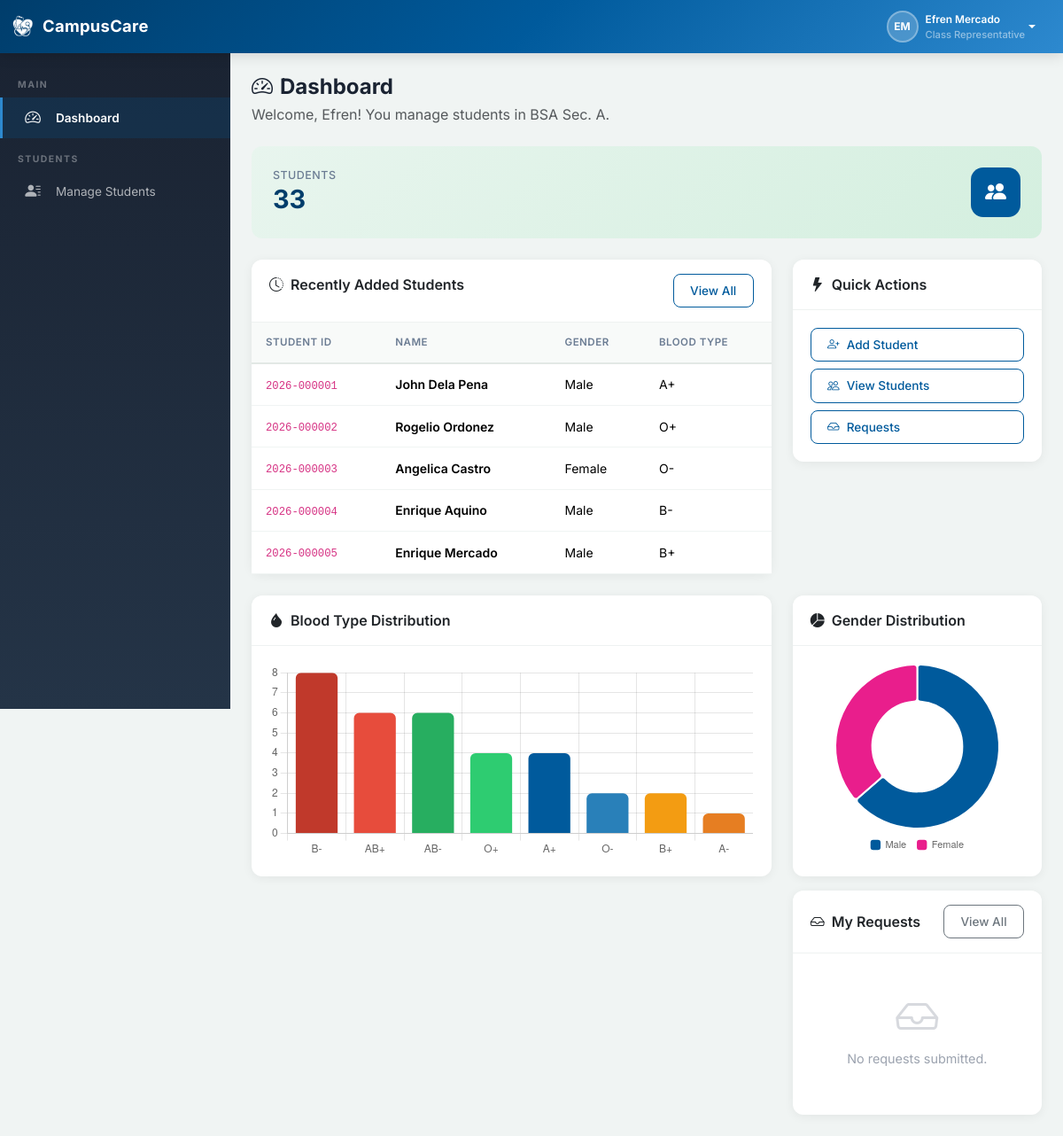
Page /rep/dashboard.php (signed in) on the committed database.
### tables this page shows
CREATE TABLE IF NOT EXISTS `users` (
  `id` INT(11) NOT NULL AUTO_INCREMENT,
  `username` VARCHAR(50) NOT NULL,
  `password` VARCHAR(255) NOT NULL,
  `first_name` VARCHAR(100) NOT NULL,
  `last_name` VARCHAR(100) NOT NULL,
  `email` VARCHAR(150) DEFAULT NULL,
  `role` ENUM('admin','nurse','rep') NOT NULL,
  `assigned_program_id` INT(11) DEFAULT NULL,
  `assigned_year_level_id` INT(11) DEFAULT NULL,
  `assigned_section` VARCHAR(20) DEFAULT NULL,
  `status` ENUM('active','inactive') NOT NULL DEFAULT 'active',
  `deactivation_reason` VARCHAR(255) DEFAULT NULL,
  `last_login` DATETIME DEFAULT NULL,
  `security_question` VARCHAR(255) DEFAULT NULL,
  `security_answer` VARCHAR(255) DEFAULT NULL,
  `created_at` DATETIME NOT NULL DEFAULT CURRENT_TIMESTAMP,
  `updated_at` DATETIME NOT NULL DEFAULT CURRENT_TIMESTAMP ON UPDATE CURRENT_TIMESTAMP,
  PRIMARY KEY (`id`),
  UNIQUE KEY `uk_username` (`username`),
  KEY `fk_user_program` (`assigned_program_id`),
  KEY `fk_user_year_level` (`assigned_year_level_id`),
  CONSTRAINT `fk_user_program` FOREIGN KEY (`assigned_program_id`) REFERENCES `programs`(`id`) ON DELETE SET NULL,
  CONSTRAINT `fk_user_year_level` FOREIGN KEY (`assigned_year_level_id`) REFERENCES `year_levels`(`id`) ON DELETE SET NULL
);

CREATE TABLE IF NOT EXISTS `students` (
  `id` INT(11) NOT NULL AUTO_INCREMENT,
  `student_id` VARCHAR(30) NOT NULL,
  `first_name` VARCHAR(100) NOT NULL,
  `last_name` VARCHAR(100) NOT NULL,
  `middle_name` VARCHAR(100) DEFAULT NULL,
  `date_of_birth` DATE DEFAULT NULL,
  `gender` ENUM('Male','Female','Other') NOT NULL,
  `program_id` INT(11) DEFAULT NULL,
  `year_level_id` INT(11) DEFAULT NULL,
  `section` VARCHAR(20) DEFAULT NULL,
  `contact_number` VARCHAR(20) DEFAULT NULL,
  `email` VARCHAR(150) DEFAULT NULL,
  `address` TEXT DEFAULT NULL,
  `blood_type` VARCHAR(5) DEFAULT NULL,
  `status` ENUM('active','archived') NOT NULL DEFAULT 'active',
  `created_by` INT(11) DEFAULT NULL,
  `created_at` DATETIME NOT NULL DEFAULT CURRENT_TIMESTAMP,
  `updated_at` DATETIME NOT NULL DEFAULT CURRENT_TIMESTAMP ON UPDATE CURRENT_TIMESTAMP,
  PRIMARY KEY (`id`),
  UNIQUE KEY `uk_student_id` (`student_id`),
  KEY `fk_student_program` (`program_id`),
  KEY `fk_student_year` (`year_level_id`),
  KEY `fk_student_creator` (`created_by`),
  CONSTRAINT `fk_student_program` FOREIGN KEY (`program_id`) REFERENCES `programs`(`id`) ON DELETE SET NULL,
  CONSTRAINT `fk_student_year` FOREIGN KEY (`year_level_id`) REFERENCES `year_levels`(`id`) ON DELETE SET NULL,
  CONSTRAINT `fk_student_creator` FOREIGN KEY (`created_by`) REFERENCES `users`(`id`) ON DELETE SET NULL
);

### includes/auth.php (called while the page is built, shortened)
<?php
require_once __DIR__ . '/../config/database.php';
require_once __DIR__ . '/functions.php';
function isLoggedIn()
{
    return isset($_SESSION['user_id']) && !empty($_SESSION['user_id']);
}
function getCurrentUser()
{
    if (!isset($_SESSION['user_data']) || $_SESSION['user_data']['id'] != $_SESSION['user_id']) {
        $db = Database::getInstance();
        $user = $db->fetch(
            "SELECT u.*, p.name as program_name, p.code as program_code, yl.name as year_level_name
             FROM users u
             LEFT JOIN programs p ON u.assigned_program_id = p.id
             LEFT JOIN year_levels yl ON u.assigned_year_level_id = yl.id
             WHERE u.id = ?",
        [$_SESSION['user_id']]
        );
    }
    return $_SESSION['user_data'];
}
function getDashboardUrl($role)
{
    switch ($role) {
        case 'rep':
            return BASE_URL . '/rep/dashboard.php';
    }
}
function getRoleDisplayName($role)
{
    $roles = [
        'admin' => 'Administrator',
        'nurse' => 'School Nurse/Staff',
        'rep' => 'Class Representative'
    ];
    return $roles[$role] ?? ucfirst($role);
}

### config/database.php (called while the page is built, shortened)
<?php
class Database
{
    private static $instance = null;
    private $pdo;
    private function __construct()
    {
        try {
            $dsn = "mysql:host=" . DB_HOST . ";dbname=" . DB_NAME . ";charset=" . DB_CHARSET;
            $options = [
                PDO::ATTR_ERRMODE => PDO::ERRMODE_EXCEPTION,
                PDO::ATTR_DEFAULT_FETCH_MODE => PDO::FETCH_ASSOC,
                PDO::ATTR_EMULATE_PREPARES => false,
            ];
            $this->pdo = new PDO($dsn, DB_USER, DB_PASS, $options);
        }
        catch (PDOException $e) {
            die("Database connection failed: " . $e->getMessage());
        }
    }
    public static function getInstance()
    {
        if (self::$instance === null) {
            self::$instance = new self();
        }
        return self::$instance;
    }
    public function query($sql, $params = [])
    {
        $stmt = $this->pdo->prepare($sql);
        $stmt->execute($params);
        return $stmt;
    }
    public function fetchAll($sql, $params = [])
    {
        return $this->query($sql, $params)->fetchAll();
    }
    public function fetch($sql, $params = [])
    {
        return $this->query($sql, $params)->fetch();
    }
    public function fetchColumn($sql, $params = [])
    {
        return $this->query($sql, $params)->fetchColumn();
    }
}

### includes/functions.php (called while the page is built, shortened)
<?php
function e($string)
{
    return htmlspecialchars($string ?? '', ENT_QUOTES, 'UTF-8');
}

### rep/dashboard.php (the view, shortened to what this page needs)
<?php
require_once __DIR__ . '/../includes/header.php';
$db = Database::getInstance();
$user = getCurrentUser();
$programId = $user['assigned_program_id'] ?? null;
$yearLevelId = $user['assigned_year_level_id'] ?? null;
$section = $user['assigned_section'] ?? null;
$whereClause = "WHERE s.status='active'";
$params = [];
if ($programId) {
    $whereClause .= " AND s.program_id=?";
    $params[] = $programId;
}
if ($yearLevelId) {
    $whereClause .= " AND s.year_level_id=?";
    $params[] = $yearLevelId;
}
if ($section) {
    $whereClause .= " AND s.section=?";
    $params[] = $section;
}
$totalStudents = $db->fetchColumn("SELECT COUNT(*) FROM students s $whereClause", $params);
$genderDist = $db->fetchAll(
    "SELECT s.gender, COUNT(*) as count FROM students s $whereClause GROUP BY s.gender ORDER BY count DESC", $params
);
$bloodTypes = $db->fetchAll(
    "SELECT s.blood_type, COUNT(*) as count FROM students s
     $whereClause AND s.blood_type IS NOT NULL AND s.blood_type != ''
     GROUP BY s.blood_type ORDER BY count DESC", $params
);
$myRequests = $db->fetchAll(
    "SELECT cr.*,
            s.first_name as nominee_fname, s.last_name as nominee_lname
     FROM current_requests cr
     LEFT JOIN students s ON cr.nominee_student_id=s.id
     WHERE cr.rep_user_id=?
     ORDER BY cr.created_at DESC LIMIT 3",
[$user['id']]
);
$recentAdded = $db->fetchAll(
    "SELECT s.*, p.code as program_code, yl.name as year_level_name
     FROM students s
     LEFT JOIN programs p ON s.program_id=p.id
     LEFT JOIN year_levels yl ON s.year_level_id=yl.id
     $whereClause ORDER BY s.created_at DESC LIMIT 5", $params
);
require_once __DIR__ . '/../includes/sidebar.php';
?>
<div class="page-header">
    <h1><i class="bi bi-speedometer2 me-2"></i>Dashboard</h1>
    <p class="text-muted mb-0">Welcome, <?php echo e($user['first_name']); ?>! You manage students in <?php echo e(($user['program_code'] ?? '') . ' ' . ($user['year_level_name'] ?? '') . ' Sec. ' . ($user['assigned_section'] ?? '')); ?>.</p>
</div>
<div class="row g-3 mb-4">
    <div class="col-sm-12 col-xl-12">
        <a href="<?php echo BASE_URL; ?>/rep/students.php" class="text-decoration-none h-100 d-flex flex-column">
        <div class="stat-card stat-card-primary animate-fade-in stat-card-link">
            <div class="d-flex justify-content-between">
                <div>
                    <div class="stat-label">Students</div>
                    <div class="stat-value"><?php echo $totalStudents; ?></div>
                </div>
                <div class="stat-icon"><i class="bi bi-people-fill"></i></div>
            </div>
        </div>
        </a>
    </div>
</div>
<div class="row g-4 mb-4">
    <div class="col-lg-8">
        <div class="card">
            <div class="card-header d-flex justify-content-between">
                <span><i class="bi bi-clock-history me-2"></i>Recently Added Students</span>
                <a href="students.php" class="btn btn-sm btn-outline-primary">View All</a>
            </div>
            <div class="card-body p-0">
                <div class="table-responsive">
                    <table class="table table-hover mb-0">
                        <thead>
                            <tr><th>Student ID</th><th>Name</th><th>Gender</th><th>Blood Type</th></tr>
                        </thead>
                        <tbody>
                            <?php if (empty($recentAdded)): ?>
                            <tr><td colspan="4" class="text-center text-muted py-4">No students found.</td></tr>
                            <?php
else:
    foreach ($recentAdded as $s): ?>
                            <tr>
                                <td><code><?php echo e($s['student_id']); ?></code></td>
                                <td class="fw-semibold"><?php echo e($s['first_name'] . ' ' . $s['last_name']); ?></td>
                                <td><?php echo e($s['gender']); ?></td>
                                <td><?php echo e($s['blood_type'] ?? '—'); ?></td>
                            </tr>
                            <?php
    endforeach;
endif; ?>
                        </tbody>
                    </table>
                </div>
            </div>
        </div>
    </div>
    <div class="col-lg-4">
        <div class="card">
            <div class="card-header"><i class="bi bi-lightning-fill me-2"></i>Quick Actions</div>
            <div class="card-body">
                <a href="students.php?action=add" class="btn btn-outline-primary btn-sm w-100 mb-2 text-start">
                    <i class="bi bi-person-plus me-2"></i>Add Student</a>
                <a href="students.php" class="btn btn-outline-primary btn-sm w-100 mb-2 text-start">
                    <i class="bi bi-people me-2"></i>View Students</a>
                <a href="request_change.php" class="btn btn-outline-primary btn-sm w-100 text-start">
                    <i class="bi bi-inbox me-2"></i>Requests</a>
            </div>
        </div>
    </div>
</div>
<div class="row g-4">
    <div class="col-lg-8">
        <?php if (!empty($bloodTypes)): ?>
        <div class="card">
            <div class="card-header"><i class="bi bi-droplet-fill me-2"></i>Blood Type Distribution</div>
            <div class="card-body">
                <div class="chart-container-sm"><canvas id="bloodTypeChart"></canvas></div>
            </div>
        </div>
        <?php
endif; ?>
    </div>
    <div class="col-lg-4">
        <div class="card">
            <div class="card-header"><i class="bi bi-pie-chart-fill me-2"></i>Gender Distribution</div>
            <div class="card-body">
                <?php if (empty($genderDist)): ?>
                <div class="empty-state py-3"><i class="bi bi-pie-chart"></i><p class="small">No data.</p></div>
                <?php else: ?>
                <div class="chart-container-sm"><canvas id="genderChart"></canvas></div>
                <?php endif; ?>
            </div>
        </div>
        <div class="card mt-3">
            <div class="card-header d-flex justify-content-between align-items-center">
                <span><i class="bi bi-inbox me-2"></i>My Requests</span>
                <a href="request_change.php" class="btn btn-sm btn-outline-secondary">View All</a>
            </div>
            <div class="card-body">
                <?php if (empty($myRequests)): ?>
                <div class="empty-state py-3"><i class="bi bi-inbox"></i><p class="small">No requests submitted.</p></div>
                <?php
endif; ?>
            </div>
        </div>
    </div>
</div>
<script>
document.addEventListener('DOMContentLoaded', function(){
    // --- Gender Doughnut ---
    <?php if (!empty($genderDist)): ?>
    const genderData = <?php echo json_encode($genderDist); ?>;
    const genderColors = { 'Male': '#005a9c', 'Female': '#e91e8c', 'Other': '#6b7c93' };
    new Chart(document.getElementById('genderChart'), {
        type: 'doughnut',
        data: {
            labels: genderData.map(d => d.gender),
            datasets: [{
                data: genderData.map(d => d.count),
                backgroundColor: genderData.map(d => genderColors[d.gender] || '#6b7c93'),
                borderWidth: 2, borderColor: '#fff', borderRadius: 4
            }]
        },
        options: {
            responsive: true, maintainAspectRatio: false,
            plugins: { legend: { position: 'bottom', labels: { font: { size: 11 }, padding: 12, usePointStyle: true, pointStyle: 'rectRounded' } } },
            cutout: '55%'
        }
    });
    <?php
endif; ?>
    // --- Blood Type Bar Chart ---
    <?php if (!empty($bloodTypes)): ?>
    const btData = <?php echo json_encode($bloodTypes); ?>;
    const btColors = ['#c0392b','#e74c3c','#27ae60','#2ecc71','#005a9c','#2980b9','#f39c12','#e67e22'];
    new Chart(document.getElementById('bloodTypeChart'), {
        type: 'bar',
        data: {
            labels: btData.map(d => d.blood_type),
            datasets: [{
                label: 'Students',
                data: btData.map(d => d.count),
                backgroundColor: btColors.slice(0, btData.length),
                borderWidth: 0,
                borderRadius: 6
            }]
        },
        options: {
            responsive: true, maintainAspectRatio: false,
            plugins: { legend: { display: false } },
            scales: { y: { beginAtZero: true, ticks: { stepSize: 1 } } }
        }
    });
    <?php
endif; ?>
});
</script>
<?php require_once __DIR__ . '/../includes/footer.php'; ?>

### includes/header.php (shortened to what this page needs)
<?php
require_once __DIR__ . '/auth.php';
require_once __DIR__ . '/functions.php';
$currentUser = isLoggedIn() ? getCurrentUser() : null;
?>
<!DOCTYPE html>
<html lang="en">
<head>
    <link rel="stylesheet" href="<?php echo BASE_URL; ?>/node_modules/bootstrap/dist/css/bootstrap.min.css">
    <link rel="stylesheet" href="<?php echo BASE_URL; ?>/node_modules/bootstrap-icons/font/bootstrap-icons.css">
    <link rel="stylesheet" href="<?php echo BASE_URL; ?>/css/style.css">
</head>
<body class="<?php echo isLoggedIn() ? 'has-sidebar' : ''; ?>">
<?php if (isLoggedIn()): ?>
<nav class="navbar navbar-expand-lg navbar-dark cc-navbar fixed-top">
    <div class="container-fluid">
        <a class="navbar-brand d-flex align-items-center" href="<?php echo getDashboardUrl($currentUser['role']); ?>">
            <img src="<?php echo BASE_URL; ?>/assets/logo-main-w.png" alt="<?php echo APP_NAME; ?>" style="width:28px;height:28px;object-fit:contain;" class="me-2">
            <span class="fw-bold"><?php echo APP_NAME; ?></span>
        </a>
        <div class="d-flex align-items-center ms-auto">
            <div class="dropdown">
                <button class="btn btn-link text-white text-decoration-none dropdown-toggle d-flex align-items-center"
                        type="button" id="userDropdown" data-bs-toggle="dropdown" aria-expanded="false">
                    <div class="user-avatar me-2">
                        <?php echo strtoupper(substr($currentUser['first_name'], 0, 1) . substr($currentUser['last_name'], 0, 1)); ?>
                    </div>
                    <div class="d-none d-md-block text-start">
                        <div class="fw-semibold small"><?php echo e($currentUser['first_name'] . ' ' . $currentUser['last_name']); ?></div>
                        <div class="text-white-50" style="font-size: 0.7rem;"><?php echo getRoleDisplayName($currentUser['role']); ?></div>
                    </div>
                </button>
            </div>
        </div>
    </div>
</nav>
<?php
endif; ?>

### rows in the picture
users: first_name+last_name "EM", first_name+last_name "Efren Mercado", role "Class Representative", first_name "Efren"
students: student "2026-000001", first_name+last_name "John Dela Pena", gender "Male", blood_type "A+"
students: student "2026-000002", first_name+last_name "Rogelio Ordonez", gender "Male", blood_type "O+"
students: student "2026-000003", first_name+last_name "Angelica Castro", gender "Female", blood_type "O-"
students: student "2026-000004", first_name+last_name "Enrique Aquino", gender "Male", blood_type "B-"
students: student "2026-000005", first_name+last_name "Enrique Mercado", gender "Male", blood_type "B+"

### other values in the picture
APP_NAME "CampusCare"
$totalStudents "33"
chart data {{ json_encode($genderDist) }} [{"gender":"Male","count":21},{"gender":"Female","count":12}]
